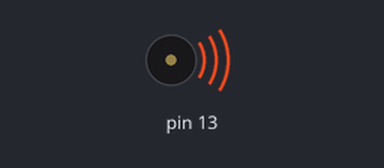
A sketch run on a simulated Arduino Uno, built with avr-gcc and run on an emulated ATmega328P. Parts: buzzer (waves = sounding).

Above: at 0.2 s.
At 5.7 s:
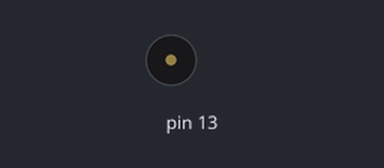
Timing chart, 0 to 6.9 s (numbered marks = the images above):
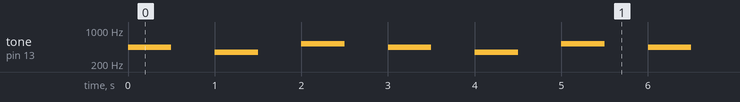

The sketch:

bop_it_beta_fall2022_speaker.ino
```cpp
#define speaker 13

void setup() {

}

// Loop for the bop-it
void loop() {
  tone(13, 440);
  delay(500);
  noTone(13);
  delay(500);
  tone(13, 349.23);
  delay(500);
  noTone(13);
  delay(500);
  tone(13, 523.25);
  delay(500);
  noTone(13);
  delay(500);
}
```

Measured:
- by itself, tone on pin 13: repeats every 3.0 s: silent 0.50 s, 349 Hz 0.50 s, silent 0.50 s, 523 Hz 0.50 s, silent 0.50 s, 440 Hz 0.50 s
